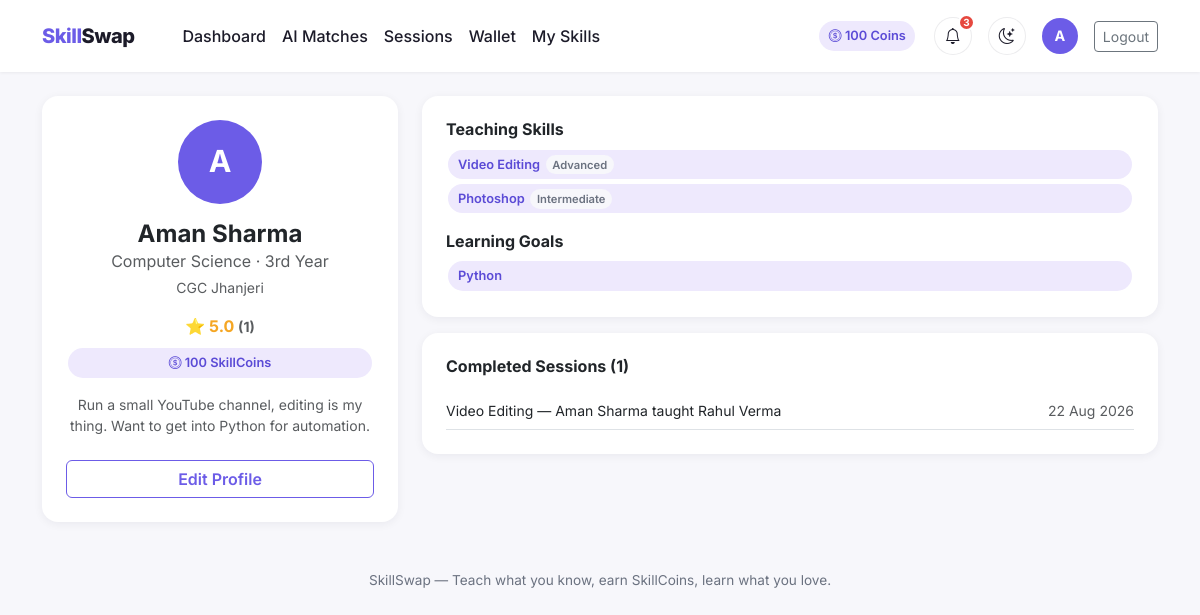
The app's page /profile/2 (signed in) with its own data.
### models.py (models this page shows, shortened)
class User(db.Model):
    id = db.Column(db.Integer, primary_key=True)
    name = db.Column(db.String(120), nullable=False)
    email = db.Column(db.String(120), unique=True, nullable=False)
    password_hash = db.Column(db.String(255), nullable=False)
    college = db.Column(db.String(200))
    department = db.Column(db.String(120))
    year = db.Column(db.String(20))
    bio = db.Column(db.Text, default="")
    skill_coins = db.Column(db.Integer, default=100)
    rating = db.Column(db.Float, default=0.0)
    rating_count = db.Column(db.Integer, default=0)
    created_at = db.Column(db.DateTime, default=datetime.utcnow)
    user_skills = db.relationship(
        "UserSkill", backref="user", lazy=True, cascade="all, delete-orphan"
    )
    @property
    def teach_skills(self):
        return [us for us in self.user_skills if us.type == "TEACH"]
    @property
    def learn_skills(self):
        return [us for us in self.user_skills if us.type == "LEARN"]
    @property
    def avatar_letter(self):
        return self.name[0].upper() if self.name else "?"
    @property
    def display_rating(self):
        return round(self.rating, 1) if self.rating_count > 0 else 0.0

class UserSkill(db.Model):
    id = db.Column(db.Integer, primary_key=True)
    user_id = db.Column(db.Integer, db.ForeignKey("user.id"), nullable=False)
    skill_id = db.Column(db.Integer, db.ForeignKey("skill.id"), nullable=False)
    type = db.Column(db.String(10), nullable=False)  # TEACH / LEARN
    level = db.Column(db.String(20), default="Beginner")
    skill = db.relationship("Skill")

class Skill(db.Model):
    id = db.Column(db.Integer, primary_key=True)
    name = db.Column(db.String(100), unique=True, nullable=False)
    category = db.Column(db.String(60), nullable=False)

class Session(db.Model):
    id = db.Column(db.Integer, primary_key=True)
    teacher_id = db.Column(db.Integer, db.ForeignKey("user.id"), nullable=False)
    student_id = db.Column(db.Integer, db.ForeignKey("user.id"), nullable=False)
    skill_id = db.Column(db.Integer, db.ForeignKey("skill.id"), nullable=False)
    duration = db.Column(db.Integer, nullable=False)  # minutes
    scheduled_at = db.Column(db.DateTime, nullable=False)
    cost = db.Column(db.Integer, nullable=False)
    status = db.Column(db.String(20), default="REQUESTED")  # REQUESTED/ACCEPTED/COMPLETED/CANCELLED
    created_at = db.Column(db.DateTime, default=datetime.utcnow)
    meeting_link = db.Column(db.String(500))
    teacher = db.relationship("User", foreign_keys=[teacher_id])
    student = db.relationship("User", foreign_keys=[student_id])
    skill = db.relationship("Skill")
    messages = db.relationship(
        "Message", backref="session", lazy=True,
        cascade="all, delete-orphan", order_by="Message.created_at",
    )

### app.py (the view)
@app.route("/profile/<int:user_id>")
@login_required
def profile(user_id):
    user = User.query.get_or_404(user_id)
    completed = (
        SessionModel.query.filter(
            ((SessionModel.teacher_id == user.id) | (SessionModel.student_id == user.id)),
            SessionModel.status == "COMPLETED",
        )
        .order_by(SessionModel.scheduled_at.desc())
        .all()
    )
    return render_template("profile.html", profile_user=user, completed=completed)

### app.py (called while the page is built)
def login_required(view):
    @wraps(view)
    def wrapped(*args, **kwargs):
        if "user_id" not in session:
            flash("Please log in to continue.", "warning")
            return redirect(url_for("login"))
        return view(*args, **kwargs)
    return wrapped

def current_user():
    uid = session.get("user_id")
    if not uid:
        return None
    return User.query.get(uid)

@app.context_processor
def inject_user():
    user = current_user()
    unread_count = 0
    recent_notifications = []
    if user:
        unread_count = Notification.query.filter_by(user_id=user.id, is_read=False).count()
        recent_notifications = (
            Notification.query.filter_by(user_id=user.id)
            .order_by(Notification.created_at.desc())
            .limit(8)
            .all()
        )
    return {
        "current_user": user,
        "unread_count": unread_count,
        "recent_notifications": recent_notifications,
    }

### models.py (called while the page is built)
    @property
    def time_ago(self):
        delta = datetime.utcnow() - self.created_at
        secs = delta.total_seconds()
        if secs < 60:
            return "just now"
        if secs < 3600:
            return f"{int(secs // 60)}m ago"
        if secs < 86400:
            return f"{int(secs // 3600)}h ago"
        return f"{int(secs // 86400)}d ago"

### templates/profile.html (shortened to what this page needs)
{% extends "base.html" %}
{% block content %}
<div class="row g-4">
  <div class="col-md-4">
    <div class="card p-4 text-center">
      <div class="avatar-circle avatar-circle-lg mx-auto mb-3">{{ profile_user.avatar_letter }}</div>
      <h4 class="fw-bold mb-0">{{ profile_user.name }}</h4>
      <p class="text-muted mb-1">{{ profile_user.department }}{% if profile_user.year %} &middot; {{ profile_user.year }}{% endif %}</p>
      <p class="text-muted small mb-3">{{ profile_user.college }}</p>
      <div class="star-rating mb-2">⭐ {{ profile_user.display_rating if profile_user.rating_count > 0 else "No ratings yet" }}
        {% if profile_user.rating_count > 0 %}<span class="text-muted small">({{ profile_user.rating_count }})</span>{% endif %}
      </div>
      <div class="badge-skill mb-3"><i class="bi bi-coin"></i> {{ profile_user.skill_coins }} SkillCoins</div>
      {% if profile_user.bio %}<p class="small text-muted">{{ profile_user.bio }}</p>{% endif %}
      {% if current_user and current_user.id == profile_user.id %}
        <a href="{{ url_for('edit_profile') }}" class="btn btn-outline-accent w-100 mt-2">Edit Profile</a>
      {% endif %}
    </div>
  </div>
  <div class="col-md-8">
    <div class="card p-4 mb-3">
      <h6 class="fw-bold">Teaching Skills</h6>
      {% if profile_user.teach_skills %}
        {% for us in profile_user.teach_skills %}
          <span class="badge-skill">{{ us.skill.name }}<span class="badge-level">{{ us.level }}</span></span>
        {% endfor %}
      {% else %}<p class="text-muted small mb-0">No teaching skills listed.</p>{% endif %}
      <h6 class="fw-bold mt-3">Learning Goals</h6>
      {% if profile_user.learn_skills %}
        {% for us in profile_user.learn_skills %}
          <span class="badge-skill">{{ us.skill.name }}</span>
        {% endfor %}
      {% else %}<p class="text-muted small mb-0">No learning goals listed.</p>{% endif %}
    </div>
    <div class="card p-4">
      <h6 class="fw-bold mb-3">Completed Sessions ({{ completed|length }})</h6>
      {% if completed %}
        {% for s in completed %}
          <div class="d-flex justify-content-between border-bottom py-2">
            <span class="small">{{ s.skill.name }} — {{ s.teacher.name }} taught {{ s.student.name }}</span>
            <span class="text-muted small">{{ s.scheduled_at.strftime('%d %b %Y') }}</span>
          </div>
        {% endfor %}
      {% else %}
        <p class="text-muted small mb-0">No completed sessions yet.</p>
      {% endif %}
    </div>
  </div>
</div>
{% endblock %}

### templates/base.html (shortened to what this page needs)
<!DOCTYPE html>
<html lang="en">
<head>
  <link href="https://cdn.jsdelivr.net/npm/bootstrap@5.3.3/dist/css/bootstrap.min.css" rel="stylesheet">
  <link href="https://cdn.jsdelivr.net/npm/bootstrap-icons@1.11.3/font/bootstrap-icons.css" rel="stylesheet">
  <link href="{{ url_for('static', filename='css/style.css') }}" rel="stylesheet">
</head>
<body>
<nav class="navbar navbar-expand-lg sticky-top py-3">
  <div class="container">
    <a class="navbar-brand" href="{{ url_for('index') }}">Skill<span>Swap</span></a>
    <div class="collapse navbar-collapse" id="nav">
      {% if current_user %}
      <ul class="navbar-nav me-auto ms-lg-4">
        <li class="nav-item"><a class="nav-link {% if request.endpoint=='dashboard' %}active{% endif %}" href="{{ url_for('dashboard') }}">Dashboard</a></li>
        <li class="nav-item"><a class="nav-link {% if request.endpoint=='matches_page' %}active{% endif %}" href="{{ url_for('matches_page') }}">AI Matches</a></li>
        <li class="nav-item"><a class="nav-link {% if request.endpoint=='sessions_page' %}active{% endif %}" href="{{ url_for('sessions_page') }}">Sessions</a></li>
        <li class="nav-item"><a class="nav-link {% if request.endpoint=='wallet' %}active{% endif %}" href="{{ url_for('wallet') }}">Wallet</a></li>
        <li class="nav-item"><a class="nav-link {% if request.endpoint=='edit_skills' %}active{% endif %}" href="{{ url_for('edit_skills') }}">My Skills</a></li>
      </ul>
      <div class="d-flex align-items-center gap-3">
        <span class="badge-skill"><i class="bi bi-coin"></i> {{ current_user.skill_coins }} Coins</span>
        <div class="dropdown">
          <button class="btn btn-icon position-relative" type="button" data-bs-toggle="dropdown" aria-expanded="false">
            <i class="bi bi-bell"></i>
            {% if unread_count > 0 %}
              <span class="notif-dot">{{ unread_count if unread_count < 10 else '9+' }}</span>
            {% endif %}
          </button>
        </div>
        <button class="btn btn-icon" type="button" id="theme-toggle" title="Toggle dark mode">
          <i class="bi bi-moon-stars" id="theme-icon"></i>
        </button>
        <a href="{{ url_for('profile', user_id=current_user.id) }}" class="d-flex align-items-center text-decoration-none">
          <div class="avatar-circle" style="width:36px;height:36px;font-size:0.9rem;">{{ current_user.avatar_letter }}</div>
        </a>
        <a href="{{ url_for('logout') }}" class="btn btn-sm btn-outline-secondary">Logout</a>
      </div>
      {% endif %}
    </div>
  </div>
</nav>
<div class="container my-4">
  {% block content %}{% endblock %}
</div>
<footer class="container text-center py-4">
  SkillSwap — Teach what you know, earn SkillCoins, learn what you love.
</footer>
</body>
</html>

### static/css/style.css (style rules this page uses)
:root { --accent: #6C5CE7; --accent-dark: #5b4bd6; --accent-light: #eee9fd; --ink: #1c1b29; --muted: #6b7280; --bg: #f7f7fb; --surface: #ffffff; --border-soft: rgba(20, 20, 43, 0.08); --card-radius: 16px; --shadow-sm: 0 2px 10px rgba(20, 20, 43, 0.06); --shadow-md: 0 8px 28px rgba(20, 20, 43, 0.10); }
* { transition: background-color 0.2s ease, border-color 0.2s ease, color 0.2s ease; }
body { background-color: var(--bg); color: var(--ink); font-family: "Inter", "Segoe UI", system-ui, -apple-system, sans-serif; }
a { text-decoration: none; }
.navbar-brand { font-weight: 800; letter-spacing: -0.5px; color: var(--accent) !important; }
.navbar-brand span { color: var(--ink); }
.navbar { background: var(--surface); box-shadow: 0 1px 3px rgba(0,0,0,0.06); }
.nav-link { font-weight: 500; color: var(--ink) !important; }
.btn-outline-accent { border-color: var(--accent); color: var(--accent); font-weight: 600; }
.card { border: none; border-radius: var(--card-radius); background: var(--surface); box-shadow: var(--shadow-sm); transition: box-shadow 0.2s ease, transform 0.2s ease; }
.btn-icon { width: 38px; height: 38px; border-radius: 50%; border: 1px solid var(--border-soft); background: var(--surface); color: var(--ink); display: inline-flex; align-items: center; justify-content: center; position: relative; }
.notif-dot { position: absolute; top: -4px; right: -4px; background: #e6483f; color: #fff; font-size: 0.62rem; font-weight: 700; border-radius: 999px; min-width: 17px; height: 17px; display: flex; align-items: center; justify-content: center; padding: 0 3px; border: 2px solid var(--surface); }
.stat-card, .card { transition: box-shadow 0.2s ease; }
.badge-skill { background: var(--accent-light); color: var(--accent-dark); font-weight: 600; padding: 0.4em 0.75em; border-radius: 999px; font-size: 0.8rem; display: inline-block; margin: 0.15rem; }
.badge-level { font-size: 0.7rem; font-weight: 600; padding: 0.25em 0.6em; border-radius: 999px; background: var(--bg); color: var(--muted); margin-left: 0.35rem; }
.avatar-circle { width: 48px; height: 48px; border-radius: 50%; background: var(--accent); color: #fff; display: flex; align-items: center; justify-content: center; font-weight: 700; font-size: 1.1rem; flex-shrink: 0; }
.avatar-circle-lg { width: 84px; height: 84px; font-size: 1.9rem; }
.star-rating { color: #f5a623; font-weight: 700; }
footer { color: var(--muted); font-size: 0.85rem; }

### records on screen
User: skill_coins "100", avatar_letter "A", name "Aman Sharma", department "Computer Science", year "3rd Year", college "CGC Jhanjeri", rating_count+rating "5.0", rating_count "1", bio "Run a small YouTube channel, editing is my thing. Want to get into Python for automation."
UserSkill: skill.name "Video Editing", level "Advanced"
UserSkill: skill.name "Photoshop", level "Intermediate"
UserSkill: skill.name "Python"

### other values on screen
{{ unread_count if unread_count < 10 else '9+' }} "3"
{{ completed|length }} "1"
{{ s.skill.name }} "Video Editing"
{{ s.teacher.name }} "Aman Sharma"
{{ s.student.name }} "Rahul Verma"
{{ s.scheduled_at.strftime('%d %b %Y') }} "22 Aug 2026"
